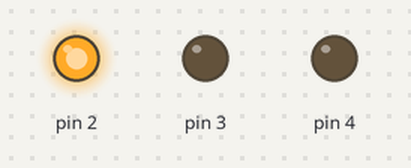
A sketch run on a simulated Arduino Uno, built with avr-gcc and run on an emulated ATmega328P. Parts: output pins drawn as LEDs (lit = HIGH).

Above: at 1.0 s.
At 2.05 s:
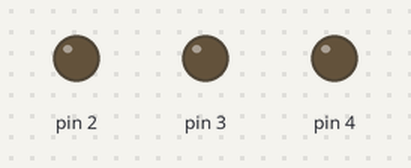
At 2.6 s:
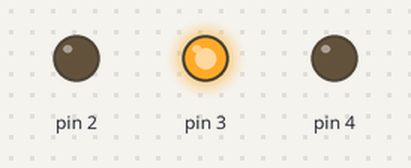
At 4.2 s:
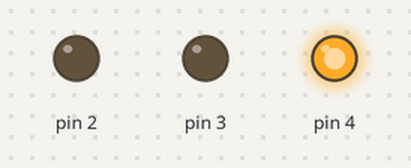
Timing chart, 0 to 6.9 s (numbered marks = the images above):
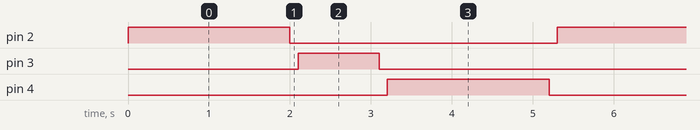

Measured:
- by itself, pin 2, pin 4: alternates HIGH for 2.0 s and LOW for 3.3 s
- by itself, pin 3: alternates HIGH for 1.0 s and LOW for 4.3 s
- by itself, everything shown: repeats every 5.3 s, in 6 steps

The sketch:

segnalleds.ino
```cpp
void setup() {
  pinMode(2, OUTPUT);
  pinMode(3, OUTPUT);
  pinMode(4, OUTPUT);
}


void loop() {
  digitalWrite(2, HIGH);   // turn the LED on (HIGH is the voltage level)
  delay(2000);                       // wait for a second
  digitalWrite(2, LOW);    // turn the LED off by making the voltage LOW
  delay(100);

  digitalWrite(3, HIGH);   // turn the LED on (HIGH is the voltage level)
  delay(1000);                       // wait for a second
  digitalWrite(3, LOW);    // turn the LED off by making the voltage LOW
  delay(100);

  digitalWrite(4, HIGH);   // turn the LED on (HIGH is the voltage level)
  delay(2000);                       // wait for a second
  digitalWrite(4, LOW);    // turn the LED off by making the voltage LOW
  delay(100);
}
```
